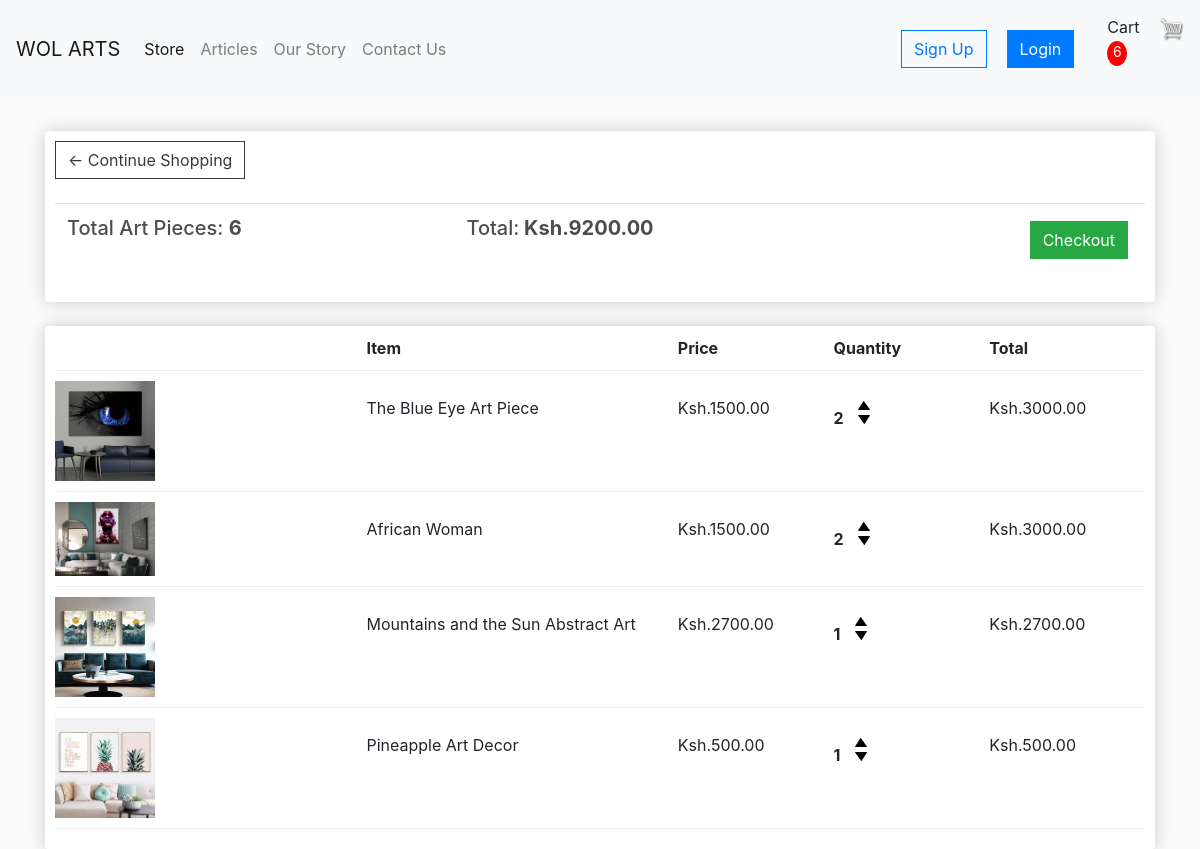
The page /cart/ (signed in) on the database as committed earlier.
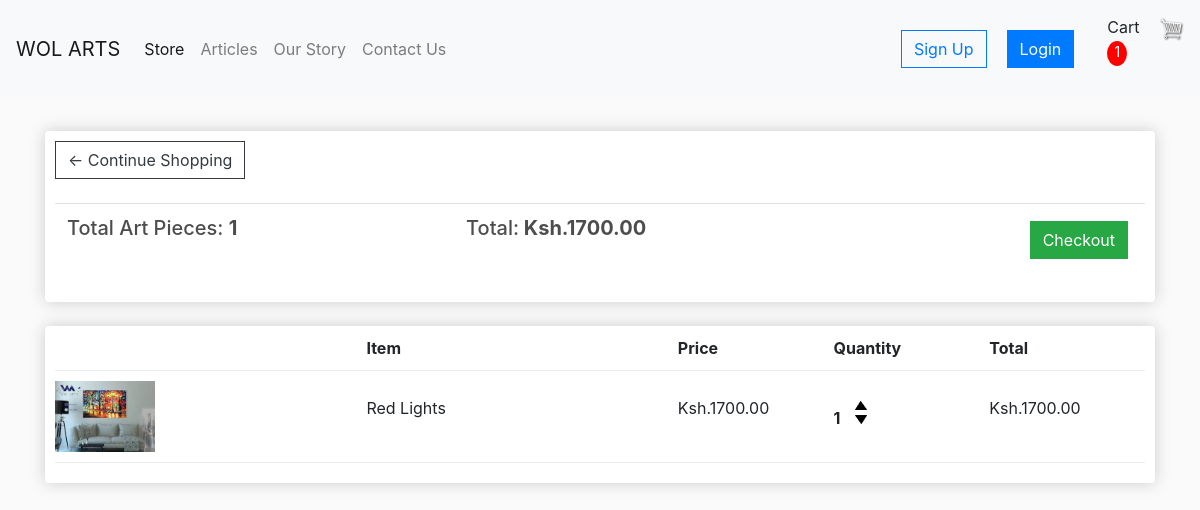
The same page on the database as committed later.
### store/models.py (models this page shows, shortened)
class Order(models.Model):
	customer = models.ForeignKey(Customer, on_delete=models.SET_NULL, null=True, blank=True)
	date_ordered = models.DateTimeField(auto_now_add=True)
	complete = models.BooleanField(default=False)
	transaction_id = models.CharField(max_length=100, null=True)
	@property
	def get_cart_total(self):
		orderitems = self.orderitem_set.all()
		total = sum([item.get_total for item in orderitems])
		return total
	@property
	def get_cart_items(self):
		orderitems = self.orderitem_set.all()
		total = sum([item.quantity for item in orderitems])
		return total

class OrderItem(models.Model):
    product = models.ForeignKey(Product, on_delete=models.SET_NULL, null=True)
    order = models.ForeignKey(Order, on_delete=models.SET_NULL, null=True)
    quantity = models.IntegerField(default=0, null=True, blank=True)
    date_added = models.DateTimeField(auto_now_add=True)
    @property
    def get_total(self):
        total = self.product.price * self.quantity
        return total

class Product(models.Model):
    name = models.CharField(max_length=200)
    slug = models.SlugField (default ='-')
    description = models.TextField()
    price = models.DecimalField(max_digits=6,
                                decimal_places=2,
                                validators=[MinValueValidator(0)]
                                )
    inventory = models.IntegerField(validators=[MinValueValidator(0)])
    last_updated = models.DateTimeField(auto_now=True)
    collection = models.ForeignKey(Collection, on_delete=models.PROTECT)
    promotions = models.ForeignKey(Promotion, on_delete=models.PROTECT, null=True, blank=True)
    image = models.ImageField(null=True, blank=True)

### store/views.py (the view)
# urls.py: path('cart/', views.cart, name="cart"),
def cart(request):
	if request.user.is_authenticated:
		customer = request.user.customer
		order, created = Order.objects.get_or_create(customer=customer, complete=False)
		items = order.orderitem_set.all()
		cartItems = order.get_cart_items
	else:
		items = []
		order = {'get_cart_total':0, 'get_cart_items':0}
		cartItems = order['get_cart_items']
	context = {'items':items, 'order':order, 'cartItems':cartItems}
	return render(request, 'store/cart.html', context)

### store/templates/store/cart.html
{% extends 'store/main.html' %}
{% load static %}
{% block content %}
	<div class="row">
		<div class="col-lg-12">
			<div class="box-element">
				<a  class="btn btn-outline-dark" href="{% url 'store' %}">&#x2190; Continue Shopping</a>
				<br>
				<br>
				<table class="table">
					<tr>
						<th><h5> Total Art Pieces: <strong>{{order.get_cart_items}}</strong></h5></th>
						<th><h5>Total:<strong> Ksh.{{order.get_cart_total|floatformat:2}}</strong></h5></th>
						<th>
							<a  style="float:right; margin:5px;" class="btn btn-success" href="{% url 'checkout' %}">Checkout</a>
						</th>
					</tr>
				</table>
			</div>
			<br>
			<div class="box-element">
				<div class="cart-row">
					<div style="flex:2"></div>
					<div style="flex:2"><strong>Item</strong></div>
					<div style="flex:1"><strong>Price</strong></div>
					<div style="flex:1"><strong>Quantity</strong></div>
					<div style="flex:1"><strong>Total</strong></div>
				</div>
				{% for item in items %}
				<div class="cart-row">
					<div style="flex:2"><img class="row-image" src="{{item.product.image.url}}"></div>
					<div style="flex:2"><p class="cart_content">{{item.product.name}}</p></div>
					<div style="flex:1"><p class="cart_content"> Ksh.{{item.product.price|floatformat:2}}</p></div>
					<div style="flex:1">
						<div class="cart_content">
						<p class="quantity">{{item.quantity}}</p>
						<div class="quantity">
							<img data-product={{item.product.id}} data-action='add' class="chg-quantity update-cart" src="{% static  'images/arrow-up.png' %}">
							<img data-product={{item.product.id}} data-action='remove' class="chg-quantity update-cart" src="{% static  'images/arrow-down.png' %}">
						</div>
						</div>
					</div>
					<div style="flex:1"><p class="cart_content"> Ksh.{{item.get_total|floatformat:2}}</p></div>
				</div>
				{% endfor %}
			</div>
		</div>
	</div>
{% endblock content %}

### store/templates/store/main.html (shortened to what this page needs)
<!DOCTYPE html>
{% load static %}
<html>
<head>
	<link rel="stylesheet" href="https://stackpath.bootstrapcdn.com/bootstrap/4.4.1/css/bootstrap.min.css">
	<link rel="stylesheet" type="text/css" href="{% static 'css/main.css' %}">
</head>
<body>
	<nav class="navbar navbar-expand-lg navbar-light bg-light">
	  <a class="navbar-brand" href="{% url 'store' %}">WOL ARTS</a>
	  <div class="collapse navbar-collapse" id="navbarSupportedContent">
	    <ul class="navbar-nav mr-auto">
	    <li class="nav-item active">
	    	<a class="nav-link" href="{% url 'store' %}">Store <span class="sr-only">(current)</span></a>
	    </li>
		<li class="nav-item">
			<a class="nav-link" href="{% url 'store' %}">Articles <span class="sr-only">(current)</span></a>
		</li>
		<li class="nav-item">
			<a class="nav-link" href="{% url 'store' %}">Our Story<span class="sr-only">(current)</span></a>
		</li>
		<li class="nav-item">
			<a class="nav-link" href="{% url 'store' %}">Contact Us<span class="sr-only">(current)</span></a>
		</li>
	    </ul>
	    <div class="form-inline my-2 my-lg-0">
			<a href={% url 'register' %} class="btn btn-outline-primary" style= "margin-right: 20px;">Sign Up</a>
	     	<a href={% url 'login' %} class="btn btn-primary login" style= "margin-right: 20px;">Login</a>
			 <button
			<a href={% url 'cart' %} class="btn" style= "margin-right: 0px;padding-right: 0px;border-right-width: 0px;">Cart</a>
	     	<a href="{% url 'cart' %}">
	    		<img  id="cart-icon" src="{% static 'images/cart.png' %}">
	    	</a>
	    	<p id="cart-total">{{cartItems}}</p>
	    </div>
	  </div>
	</nav>
     <div class="container">
            <br>
            {% block content %}
            {% endblock content %}
         </div>
</body>
</html>

### static/css/main.css (style rules this page uses)
body { background-color: hsl(0, 0%, 98%); }
h1,h2,h3,h4,h5,h6 { color:hsl(0, 0%, 30%); }
ul { padding:0px; list-style-type: none; }
.box-element { box-shadow:hsl(0, 0%, 80%) 0 0 16px; background-color: #fff; border-radius: 4px; padding: 10px; }
.cart_content { padding-top:15px; padding-right: 15px; }
#cart-icon { width:25px; display: inline-block; margin-left: 15px; }
#cart-total { display: block; text-align: center; color:#fff; background-color: red; width: 20px; height: 25px; border-radius: 50%; font-size: 14px; }
.col-lg-4, .col-lg-6, .col-lg-8, .col-lg-12 { margin-top: 10px; }
.btn { border-radius: 0; }
.row-image { width: 100px; }
.cart-row { display: flex; align-items: flex-stretch; padding-bottom: 10px; margin-bottom: 10px; border-bottom: 1px solid #ececec; }
.quantity { display: inline-block; font-weight: 700; padding-right:10px; }
.chg-quantity { width: 12px; cursor: pointer; display: block; margin-top: 5px; transition:.1s; }

Rows that differ between the two databases and show on the page:
removed Order: get_cart_items "6", get_cart_total "9200.00"
removed OrderItem: product.image (picture), product.name "The Blue Eye Art Piece", product.price "1500.00", quantity "2", get_total "3000.00"
removed OrderItem: product.image (picture), product.name "African Woman", product.price "1500.00", quantity "2", get_total "3000.00"
removed OrderItem: product.image (picture), product.name "Mountains and the Sun Abstract Art", product.price "2700.00", quantity "1", get_total "2700.00"
removed OrderItem: product.image (picture), product.name "Pineapple Art Decor", product.price "500.00", quantity "1", get_total "500.00"
added Order: get_cart_items "1", get_cart_total "1700.00"
added OrderItem: product.image (picture), product.name "Red Lights", product.price "1700.00", quantity "1", get_total "1700.00"
Other text that changed with them:
{{ cartItems }}: "6" → "1"
